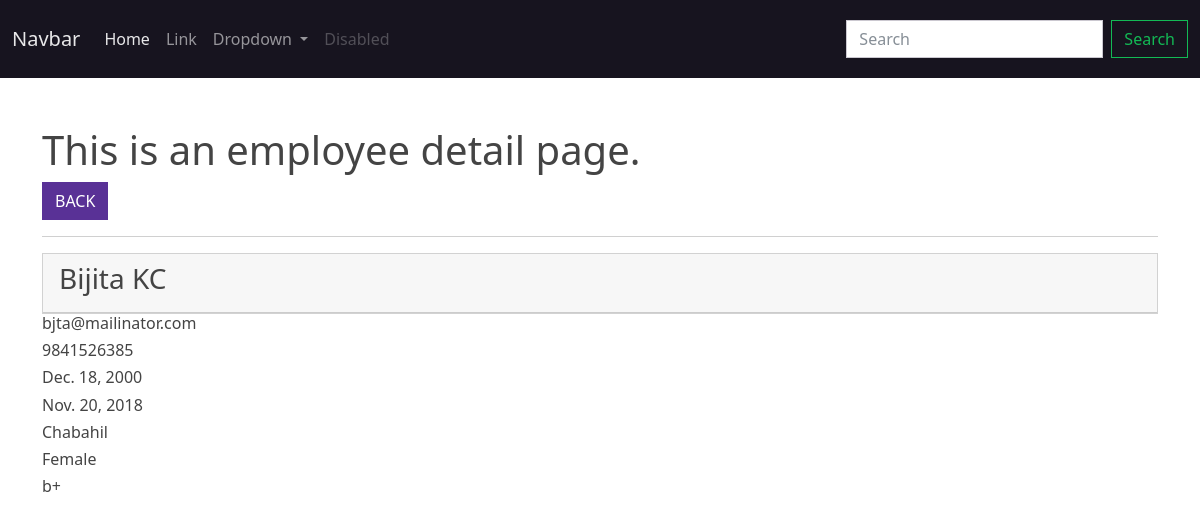
Screenshot of /employee/show/12/ with the database file from the repository.
### app_employeewebsite/models.py (models this page shows, shortened)
class Employee(models.Model):
    full_name = models.CharField(max_length=255)
    contact = models.CharField(max_length=255)
    email = models.EmailField()
    dob = models.DateField()
    join_date = models.DateField()
    gender =  models.CharField(max_length=255)
    blood_group = models.CharField(max_length=255)
    address = models.CharField(max_length=255)
    user = models.ForeignKey(User, on_delete=models.CASCADE)
    department = models.ForeignKey(Department, on_delete=models.CASCADE)
    class Meta:
        db_table = 'app_employee'

### app_employeewebsite/views.py (the view)
# urls.py: path('employee/show/<int:id>/', views.employee_show, name='emp-show'),
def employee_show(request, id):
    data = Employee.objects.get(id=id)
    context = {"data":data}
    return render(request, 'employees/show_employee.html', context)

### templates/employees/show_employee.html (shortened to what this page needs)
{% extends 'layouts/master.html' %}
{% block content %}
<div class="container mt-5">
    <h1> This is an employee detail page. </h1>
    <a href="{% url 'emp-index' %}" class="btn btn-primary">BACK</a>
    <hr>
    <div class="card">
        <div class="card-header"><h3>{{ data.full_name }}</h3></div></div>
        <div class="card-body">
            <h6>{{ data.email }}</h6>
            <h6>{{ data.contact }}</h6>
            <h6>{{ data.dob }}</h6>
            <h6>{{ data.join_date }}</h6>
            <h6>{{ data.address }}</h6>
            <h6>{{ data.gender }}</h6>
            <h6>{{ data.blood_group }}</h6>
        </div>
    </div>
{% endblock %}

### rows the page displays
Employee: full_name "Bijita KC", email "bjta@mailinator.com", contact "9841526385", dob "Dec. 18, 2000", join_date "Nov. 20, 2018", address "Chabahil", gender "Female", blood_group "b+"
